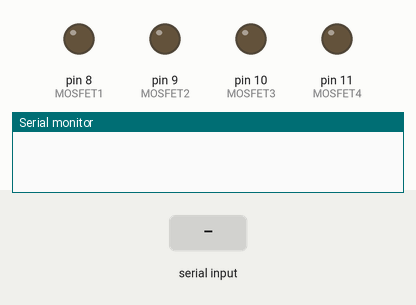
Simulated run of this sketch. Board: Arduino Uno, built with avr-gcc and run on an emulated ATmega328P. Shown: output pins drawn as LEDs (lit = HIGH), the last lines printed to the serial monitor. Dashed ring = blinking. The test bench sets the inputs (shaded band).

Above: at 1.2 s.
1.3 s: "1" received over Serial
At 1.8 s:
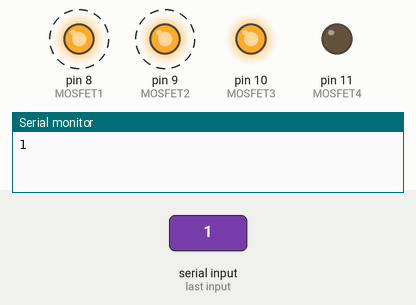
4.3 s: "2" received over Serial
At 6.0 s:
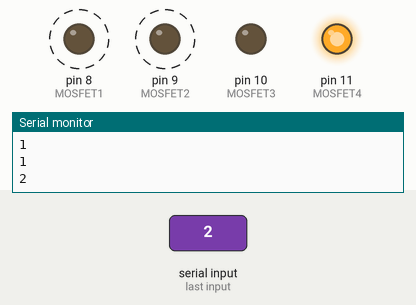
At 10.5 s:
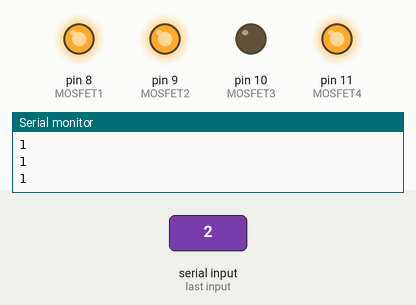
Timing chart, 0 to 12.0 s (numbered marks = the images above; inputs shaded):
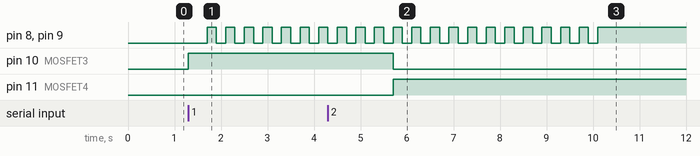

The sketch:

MERCURY.ino
```cpp
//Channel A is outer and Channel B is inner

/*
  //         //
**1       2**
  //_________//
  //_________//
  //_________//
  //_________//
  //_________//
  //_________//
**4       3**
  //         //

*/
#define MOSFET1 8  //Connected to STM 10B from bottom //2&4 DOWN/UP
#define MOSFET2 9  //Connected to STM 10A from bottom //3&1 DOWN/UP
#define MOSFET3 10  //Connected to STM 11B from bottom // BACK
#define MOSFET4 11   //Connected to STM 11A from bottom // FRONT

void setup() {
  pinMode(MOSFET1, OUTPUT);
  pinMode(MOSFET2, OUTPUT);
  pinMode(MOSFET3, OUTPUT);
  pinMode(MOSFET4, OUTPUT);
  Serial.begin(115200);
  // put your setup code here, to run once:

}
char data;
void loop() {
  if (Serial.available()) {
    char new_data = Serial.read();
    if (data != new_data) {
      data = new_data;
    }
    if (data == '1') {
      for(int i = 0; i <= 10; i++) {
        digitalWrite(MOSFET3, HIGH);
        digitalWrite(MOSFET4, LOW);
        delay(200);
        digitalWrite(MOSFET1, LOW);
        digitalWrite(MOSFET2, LOW);
        delay(200);
        digitalWrite(MOSFET1, HIGH);
        digitalWrite(MOSFET2, HIGH);
        Serial.println("1");
      }

    }
    else if (data == '2') {
      Serial.println("2");
      for (int i = 0; i <= 10; i++) {
        digitalWrite(MOSFET3, LOW);
        digitalWrite(MOSFET4, HIGH);
        delay(200);
        digitalWrite(MOSFET1, LOW);
        digitalWrite(MOSFET2, LOW);
        delay(200);
        digitalWrite(MOSFET1, HIGH);
        digitalWrite(MOSFET2, HIGH);
        Serial.println("1");
      }
    }
    else if (data == '0') {

    }
  }

  //  digitalWrite(MOSFET3, HIGH);
  //  digitalWrite(MOSFET4, HIGH);
  //  digitalWrite(MOSFET1, HIGH);
  //  digitalWrite(MOSFET2, HIGH);
  //  delay(550);
  //  digitalWrite(MOSFET3, LOW);
  //  digitalWrite(MOSFET4, LOW);
  //  digitalWrite(MOSFET1, HIGH);
  //  digitalWrite(MOSFET2, HIGH);
  //  delay(550);
}
//  if(Serial.available()){
//    char data = Serial.read();
//    if(data == '1'){
//      digitalWrite(MOSFET3, HIGH);
//      digitalWrite(MOSFET4, HIGH);
//      digitalWrite(MOSFET1, HIGH);
//      digitalWrite(MOSFET2, HIGH);
//    }
//    else if(data == '2'){
//      digitalWrite(MOSFET3, LOW);
//      digitalWrite(MOSFET4, LOW);
//      digitalWrite(MOSFET1, HIGH);
//      digitalWrite(MOSFET2, HIGH);
//    }
//    if(data == '1'){
//      Serial.println("Mosfet 1 HIGH");
//      digitalWrite(MOSFET1, HIGH);
//      digitalWrite(MOSFET2, LOW);
//      digitalWrite(MOSFET3, LOW);
//      digitalWrite(MOSFET4, LOW);
//    }
//    else if(data == '2'){
//      Serial.println("Mosfet 2 HIGH");
//      digitalWrite(MOSFET1, LOW);
//      digitalWrite(MOSFET2, HIGH);
//      digitalWrite(MOSFET3, LOW);
//      digitalWrite(MOSFET4, LOW);
//    }
//    else if(data == '3'){
//      Serial.println("Mosfet 3 HIGH");
//      digitalWrite(MOSFET1, LOW);
//      digitalWrite(MOSFET2, LOW);
//      digitalWrite(MOSFET3, HIGH);
//      digitalWrite(MOSFET4, LOW);
//    }
//    else if(data == '4'){
//      Serial.println("Mosfet 4 HIGH");
//      digitalWrite(MOSFET1, LOW);
//      digitalWrite(MOSFET2, LOW);
//      digitalWrite(MOSFET3, LOW);
//      digitalWrite(MOSFET4, HIGH);
//    }
//}
// put your main code here, to run repeatedly:

//}
```

Measured:
- after the input at 1.3 s, pin 8 (MOSFET1), pin 9 (MOSFET2): alternates HIGH for 0.20 s and LOW for 0.20 s, starting after 0.40 s; pin 10 (MOSFET3): LOW → HIGH at once
- after the input at 4.3 s, pin 10 (MOSFET3): HIGH → LOW after 1.4 s; pin 11 (MOSFET4): LOW → HIGH after 1.4 s
